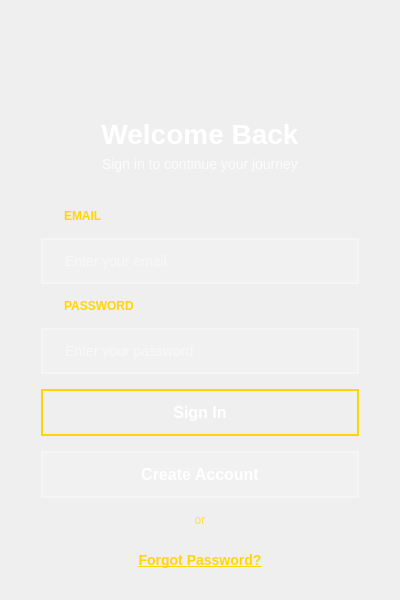
<?xml version="1.0" encoding="UTF-8"?>
<ui version="4.0">
 <class>Login</class>
 <widget class="QWidget" name="Login">
  <property name="geometry">
   <rect>
    <x>0</x>
    <y>0</y>
    <width>400</width>
    <height>600</height>
   </rect>
  </property>
  <property name="windowTitle">
   <string>Login</string>
  </property>
  <property name="styleSheet">
   <string notr="true">QWidget#Login {
    background: qlineargradient(x1: 0, y1: 0, x2: 1, y2: 1,
                                stop: 0 #1e3c72, stop: 0.5 #2a5298, stop: 1 #1e3c72);
}

QLabel {
    background: transparent;
}

QLabel#titleLabel {
    color: white;
    font-size: 28px;
    font-weight: bold;
    margin-top: 10px;
}

QLabel#subtitleLabel {
    color: rgba(255, 255, 255, 0.8);
    font-size: 14px;
    margin-bottom: 20px;
}

QPushButton#signInButton {
    background: qlineargradient(x1: 0, y1: 0, x2: 1, y2: 0,
                                stop: 0 #1e3c72, stop: 1 #2a5298);
    color: white;
    border: 2px solid #FFD700;
    border-radius: 25px;
    padding: 12px;
    font-size: 16px;
    font-weight: bold;
}

QPushButton#signInButton:hover {
    background: qlineargradient(x1: 0, y1: 0, x2: 1, y2: 0,
                                stop: 0 #FFD700, stop: 1 #FFA500);
    color: #1e3c72;
    border: 2px solid #FFA500;
}

QPushButton#signInButton:pressed {
    background: qlineargradient(x1: 0, y1: 0, x2: 1, y2: 0,
                                stop: 0 #FFA500, stop: 1 #FF8C00);
    color: white;
}

QPushButton#signUpButton {
    background: rgba(255, 255, 255, 0.1);
    color: white;
    border: 2px solid rgba(255, 255, 255, 0.3);
    border-radius: 25px;
    padding: 12px;
    font-size: 16px;
    font-weight: bold;
}

QPushButton#signUpButton:hover {
    background: rgba(255, 215, 0, 0.2);
    border: 2px solid #FFD700;
    color: #FFD700;
}

QPushButton#signUpButton:pressed {
    background: rgba(255, 215, 0, 0.3);
    border: 2px solid #FFA500;
}

QPushButton#forgotpButton {
    background: transparent;
    color: #FFD700;
    border: 2px solid transparent;
    border-radius: 25px;
    padding: 8px;
    font-size: 14px;
    font-weight: bold;
    text-decoration: underline;
}

QPushButton#forgotpButton:hover {
    background: rgba(255, 215, 0, 0.1);
    color: #FFA500;
    border: 2px solid rgba(255, 215, 0, 0.3);
    text-decoration: none;
}

QPushButton#forgotpButton:pressed {
    background: rgba(255, 215, 0, 0.2);
    color: #FF8C00;
    border: 2px solid rgba(255, 215, 0, 0.5);
}

QLineEdit {
    background: rgba(255, 255, 255, 0.15);
    border: 2px solid rgba(255, 255, 255, 0.3);
    border-radius: 25px;
    padding: 12px 20px;
    color: white;
    font-size: 14px;
    selection-background-color: #FFD700;
}

QLineEdit:focus {
    border: 2px solid #FFD700;
    background: rgba(255, 255, 255, 0.2);
}

QLineEdit::placeholder {
    color: rgba(255, 255, 255, 0.6);
}

QLineEdit:hover {
    border: 2px solid rgba(255, 215, 0, 0.5);
}

QLabel#logoLabel {
    background: transparent;
    border: none;
}</string>
  </property>
  <layout class="QVBoxLayout" name="verticalLayout">
   <item>
    <layout class="QHBoxLayout" name="logoLayout">
     <item>
      <widget class="QLabel" name="logoLabel">
       <property name="minimumSize">
        <size>
         <width>80</width>
         <height>80</height>
        </size>
       </property>
       <property name="maximumSize">
        <size>
         <width>60</width>
         <height>60</height>
        </size>
       </property>
       <property name="text">
        <string/>
       </property>
       <property name="pixmap">
        <pixmap>images/logo.png</pixmap>
       </property>
       <property name="scaledContents">
        <bool>true</bool>
       </property>
      </widget>
     </item>
     <item>
      <spacer name="horizontalSpacer">
       <property name="orientation">
        <enum>Qt::Orientation::Horizontal</enum>
       </property>
       <property name="sizeHint" stdset="0">
        <size>
         <width>30</width>
         <height>20</height>
        </size>
       </property>
      </spacer>
     </item>
    </layout>
   </item>
   <item>
    <spacer name="verticalSpacer">
     <property name="orientation">
      <enum>Qt::Orientation::Vertical</enum>
     </property>
     <property name="sizeHint" stdset="0">
      <size>
       <width>20</width>
       <height>40</height>
      </size>
     </property>
    </spacer>
   </item>
   <item>
    <widget class="QLabel" name="titleLabel">
     <property name="styleSheet">
      <string notr="true">font: 700 italic 25pt &quot;Segoe UI&quot;;</string>
     </property>
     <property name="text">
      <string>Welcome Back</string>
     </property>
     <property name="alignment">
      <set>Qt::AlignmentFlag::AlignCenter</set>
     </property>
    </widget>
   </item>
   <item>
    <widget class="QLabel" name="subtitleLabel">
     <property name="text">
      <string>Sign in to continue your journey</string>
     </property>
     <property name="alignment">
      <set>Qt::AlignmentFlag::AlignCenter</set>
     </property>
    </widget>
   </item>
   <item>
    <spacer name="verticalSpacer_2">
     <property name="orientation">
      <enum>Qt::Orientation::Vertical</enum>
     </property>
     <property name="sizeHint" stdset="0">
      <size>
       <width>20</width>
       <height>40</height>
      </size>
     </property>
    </spacer>
   </item>
   <item>
    <layout class="QVBoxLayout" name="formLayout">
     <property name="spacing">
      <number>15</number>
     </property>
     <property name="leftMargin">
      <number>30</number>
     </property>
     <property name="rightMargin">
      <number>30</number>
     </property>
     <item>
      <widget class="QLabel" name="emailLabel">
       <property name="styleSheet">
        <string notr="true">color: #FFD700; font-size: 12px; font-weight: bold; padding-left: 20px;</string>
       </property>
       <property name="text">
        <string>EMAIL</string>
       </property>
      </widget>
     </item>
     <item>
      <widget class="QLineEdit" name="emailInput">
       <property name="placeholderText">
        <string>Enter your email</string>
       </property>
      </widget>
     </item>
     <item>
      <widget class="QLabel" name="passwordLabel">
       <property name="styleSheet">
        <string notr="true">color: #FFD700; font-size: 12px; font-weight: bold; padding-left: 20px;</string>
       </property>
       <property name="text">
        <string>PASSWORD</string>
       </property>
      </widget>
     </item>
     <item>
      <widget class="QLineEdit" name="passwordInput">
       <property name="echoMode">
        <enum>QLineEdit::EchoMode::Password</enum>
       </property>
       <property name="placeholderText">
        <string>Enter your password</string>
       </property>
      </widget>
     </item>
     <item>
      <widget class="QPushButton" name="signInButton">
       <property name="text">
        <string>Sign In</string>
       </property>
      </widget>
     </item>
     <item>
      <widget class="QPushButton" name="signUpButton">
       <property name="text">
        <string>Create Account</string>
       </property>
      </widget>
     </item>
     <item>
      <widget class="QLabel" name="orLabel">
       <property name="styleSheet">
        <string notr="true">color: rgba(255, 215, 0, 0.7); font-size: 12px;</string>
       </property>
       <property name="text">
        <string>or</string>
       </property>
       <property name="alignment">
        <set>Qt::AlignmentFlag::AlignCenter</set>
       </property>
      </widget>
     </item>
     <item>
      <widget class="QPushButton" name="forgotpButton">
       <property name="text">
        <string>Forgot Password?</string>
       </property>
      </widget>
     </item>
    </layout>
   </item>
   <item>
    <spacer name="verticalSpacer_3">
     <property name="orientation">
      <enum>Qt::Orientation::Vertical</enum>
     </property>
     <property name="sizeHint" stdset="0">
      <size>
       <width>20</width>
       <height>40</height>
      </size>
     </property>
    </spacer>
   </item>
  </layout>
 </widget>
 <resources/>
 <connections/>
</ui>
